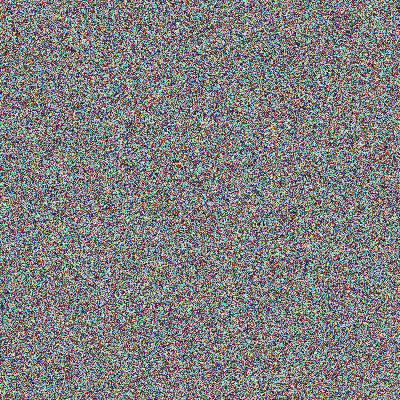
#> input picture src/Validations/imagens-criptografadas/caos_img.png, 400 x 400 px
$ python NPCR.py
#> lines starting #> are read from the running program, lines starting #| are printed output that depends on the picture
### src/modules/crypt_image.py
import numpy as np


# ======== Aplica XOR ========
def aplicar_xor_com_qrng(imagem_processada, matriz_qrng):
    if imagem_processada.shape[:2] != matriz_qrng.shape:
        raise ValueError("A imagem e a matriz QRNG devem ter o mesmo tamanho")
    if imagem_processada.ndim == 3 and imagem_processada.shape[2] == 3:
        xor_resultado = np.empty_like(imagem_processada, dtype=np.uint8)
        for canal in range(3):
            xor_resultado[:, :, canal] = np.bitwise_xor(imagem_processada[:, :, canal], matriz_qrng)
    else:
        xor_resultado = np.bitwise_xor(imagem_processada, matriz_qrng)
    return xor_resultado

# ======== Mapa Caótico ========
def logistic_map(size):
    r = 3.999
    x0 = 0.98892455322743
    x = x0
    seq = []
    for _ in range(size):
        x = r * x * (1 - x)
        seq.append(x)
    return np.array(seq)

# [13 lines left out: function aplicar_lm, not called in this run]


# [11 lines of commented-out code are left out]
def _diffuse_mod256(img: np.ndarray, ks2d: np.ndarray) -> np.ndarray:
    """
    Difusão simples: varredura raster com feedback.
    - img: uint8 HxW ou HxWx3
    - ks2d: uint8 HxW (keystream/matriz)
    Retorna uint8 com forte difusão.
    """
    if img.shape[:2] != ks2d.shape:
        raise ValueError("difusão: ks2d deve ter o mesmo HxW da imagem.")
    h, w = img.shape[:2]
    out = img.astype(np.uint16).copy()
    ks = ks2d.astype(np.uint16)

    if img.ndim == 2:
        prev = 0
        for y in range(h):
            for x in range(w):
                out[y, x] = (out[y, x] + ks[y, x] + prev) % 256
                prev = out[y, x]
        prev = 0
        for y in range(h-1, -1, -1):
            for x in range(w-1, -1, -1):
                out[y, x] = (out[y, x] + ks[y, x] + prev) % 256
                prev = out[y, x]
    else:
        C = img.shape[2]
        prev = np.zeros(C, dtype=np.uint16)
        for y in range(h):
            for x in range(w):
                out[y, x] = (out[y, x] + ks[y, x] + prev) % 256
                prev = out[y, x]
        prev = np.zeros(C, dtype=np.uint16)
        for y in range(h-1, -1, -1):
            for x in range(w-1, -1, -1):
                out[y, x] = (out[y, x] + ks[y, x] + prev) % 256
                prev = out[y, x]
    return out.astype(np.uint8)


def aplicar_confusao_difusao(imagem: np.ndarray, matriz_qrng: np.ndarray):
    """
    Mantém sua permutação caótica (confusão) e adiciona difusão com feedback.
    - Usa mesma sequência/índices para qualquer imagem do par (NPCR).
    - Usa matriz_qrng como keystream de difusão (uint8 HxW).
    """
    h, w = imagem.shape[:2]
    total = h * w

    # 1) Confusão (permutação) – exatamente sua lógica
    chaos_seq = logistic_map(total)
    indices = np.argsort(chaos_seq)
    if imagem.ndim == 3:
        canais = [imagem[:, :, c].flatten()[indices].reshape(h, w) for c in range(imagem.shape[2])]
        permutada = np.stack(canais, axis=2)
    else:
        permutada = imagem.flatten()[indices].reshape(h, w)

    ks = matriz_qrng
    if ks.dtype != np.uint8:
        ks = np.clip(ks, 0, 255).astype(np.uint8)

    cifrada = _diffuse_mod256(permutada, ks)
    return cifrada, chaos_seq, indices


# ======== Desfazer Mapa ========
# [24 lines left out: functions desfazer_lm, recuperar_imagem, not called in this run]

### src/Validations/NPCR.py
# upload_preprocess_e_matriz_npcr.py
from __future__ import annotations
from pathlib import Path
from tkinter import Tk, filedialog
import numpy as np
import cv2, sys, random
import matplotlib.pyplot as plt

# === resolver caminho para TCC/src e importar seus módulos ===
SRC_DIR = Path(__file__).resolve().parents[1]  # .../TCC/src
sys.path.insert(0, str(SRC_DIR))
from modules.crypt_image import (
    aplicar_xor_com_qrng,
    aplicar_confusao_difusao,
)

TARGET_SIZE = 400  # recorte central 400x400

# ---------- upload ----------
def pick_file(title: str, patterns="*.png;*.jpg;*.jpeg;*.bmp;*.tiff;*.npy") -> Path | None:
    root = Tk(); root.withdraw()
    fpath = filedialog.askopenfilename(
        title=title,
        filetypes=[
            ("Arquivos suportados", patterns),
            ("Imagens", "*.png;*.jpg;*.jpeg;*.bmp;*.tiff"),
            ("NumPy array", "*.npy"),
            ("Todos", "*.*"),
        ],
    )
    root.update(); root.destroy()
    return Path(fpath) if fpath else None

# ---------- IO / pré-processamento ----------
def load_image_color(path: Path) -> np.ndarray:
    bgr = cv2.imread(str(path), cv2.IMREAD_COLOR)
    if bgr is None:
        raise ValueError("Não foi possível abrir a imagem.")
    return cv2.cvtColor(bgr, cv2.COLOR_BGR2RGB)

def preprocess_image_center(img_rgb: np.ndarray, target: int = TARGET_SIZE) -> np.ndarray:
    h, w = img_rgb.shape[:2]
    s = min(target, h, w)
    y0 = (h - s) // 2
    x0 = (w - s) // 2
    return img_rgb[y0:y0+s, x0:x0+s]

def load_matrix(path: Path) -> np.ndarray:
    ext = path.suffix.lower()
    if ext == ".npy":
        arr = np.load(str(path), allow_pickle=False).squeeze()
        if not isinstance(arr, np.ndarray):
            raise ValueError("O arquivo .npy não contém um ndarray.")
        return arr
    else:
        gray = cv2.imread(str(path), cv2.IMREAD_GRAYSCALE)
        if gray is None:
            raise ValueError("Não foi possível abrir a matriz/figura.")
        return gray

def normalize_to_uint8(arr: np.ndarray) -> np.ndarray:
    if arr.dtype == np.uint8 and arr.min() >= 0 and arr.max() <= 255:
        return arr
    arr = arr.astype(np.float32)
    mn, mx = float(np.min(arr)), float(np.max(arr))
    if mx == mn:
        return np.zeros_like(arr, dtype=np.uint8)
    scaled = (arr - mn) / (mx - mn) * 255.0
    return np.clip(scaled, 0, 255).astype(np.uint8)

def shapes_hw(arr: np.ndarray) -> tuple[int, int]:
    return arr.shape[:2]

def perturbar_pixel_aleatorio(img: np.ndarray) -> np.ndarray:
    p = img.copy()
    y = random.randint(0, img.shape[0]-1)
    x = random.randint(0, img.shape[1]-1)
    if img.ndim == 3:
        canal = random.randint(0, img.shape[2]-1)
        p[y, x, canal] = (int(p[y, x, canal]) ^ 0x01) % 256
    else:
        p[y, x] = (int(p[y, x]) ^ 0x01) % 256
    return p

def npcr(a: np.ndarray, b: np.ndarray) -> float:
    if shapes_hw(a) != shapes_hw(b):
        raise ValueError("NPCR: imagens com tamanhos diferentes.")
    H, W = shapes_hw(a)
    if a.ndim == 3 and b.ndim == 3:
        diff = np.any(a != b, axis=2).astype(np.uint8)
    else:
        diff = (a != b).astype(np.uint8)
    return float(diff.sum()) / float(H * W) * 100.0

# ---------- main ----------
def main():
    try:
        print("Selecione a IMAGEM para pré-processar")
        p_img = pick_file("Selecione a IMAGEM", patterns="*.png;*.jpg;*.jpeg;*.bmp;*.tiff")
#> the answer given: imagens-criptografadas/caos_img.png
        if not p_img:
            print("Erro: nenhuma imagem selecionada.")
            return

        print("Selecione a MATRIZ (.npy ou imagem)")
        p_mat = pick_file("Selecione a MATRIZ (.npy ou imagem)")
#> the answer given: imagens-criptografadas/imagem_1.png
        if not p_mat:
            print("Erro: nenhuma matriz selecionada.")
            return

        img_rgb = load_image_color(p_img)
#> in load_image_color, bgr is the input picture: shape (400, 400, 3); mean B, G, R 127.3, 127.2, 127.4
        img_proc = preprocess_image_center(img_rgb, TARGET_SIZE)
        H, W = shapes_hw(img_proc)
#> H = 400; W = 400

        mat = load_matrix(p_mat)
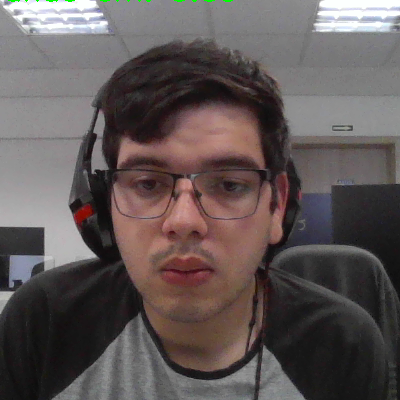
#> input picture src/Validations/imagens-criptografadas/imagem_1.png, 400 x 400 px
#> in load_matrix, `gray = cv2.imread(str(path), cv2.IMREAD_GRAYSCALE)`:
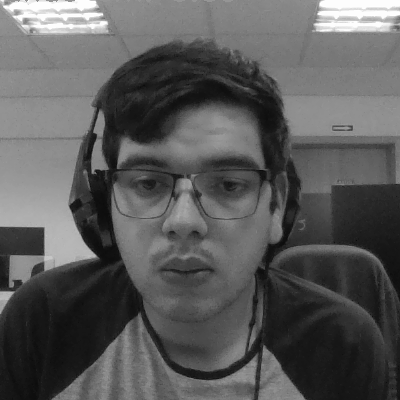
#> gray: shape (400, 400); min 8, max 255, mean 89.5
        if mat.ndim == 3:
            mat = normalize_to_uint8(mat)[..., 0]
        if shapes_hw(mat) != (H, W):
            print(f"Erro: a matriz tem tamanho {shapes_hw(mat)} e a imagem {H,W}.")
            return
        if mat.dtype != np.uint8:
            mat = normalize_to_uint8(mat)

        n = int(input("Total de repetições do teste: "))
#> the answer given: 3
#> n = 3

        resultados = []
        for i in range(1, n+1):
            img_pert = perturbar_pixel_aleatorio(img_proc)
            xor_a = aplicar_xor_com_qrng(img_proc, mat)
            xor_b = aplicar_xor_com_qrng(img_pert, mat)
            cdf_a, _, _ = aplicar_confusao_difusao(xor_a, mat)
            cdf_b, _, _ = aplicar_confusao_difusao(xor_b, mat)
            valor = npcr(normalize_to_uint8(cdf_a), normalize_to_uint8(cdf_b))
            resultados.append(valor)
            print(f"{i} -- NPCR = {valor:.4f}%")
#> this loop made 3 passes
#> valor on passes 1 to 3: 99.84, 99.79, 99.79
#| 1 -- NPCR = 99.8438%
#| 2 -- NPCR = 99.7881%
#| 3 -- NPCR = 99.7856%
#> pass 1, in main, `xor_a = aplicar_xor_com_qrng(img_proc, mat)`:
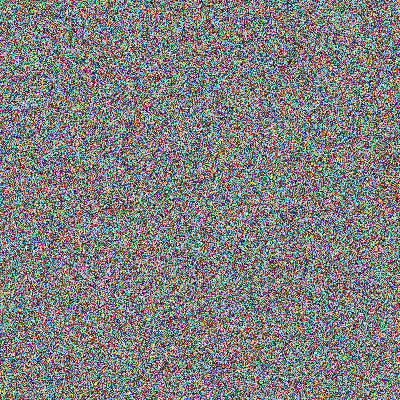
#> xor_a: shape (400, 400, 3); mean R, G, B 127.7, 127.5, 127.3
#> pass 1, in aplicar_confusao_difusao, `permutada = np.stack(canais, axis=2)`:
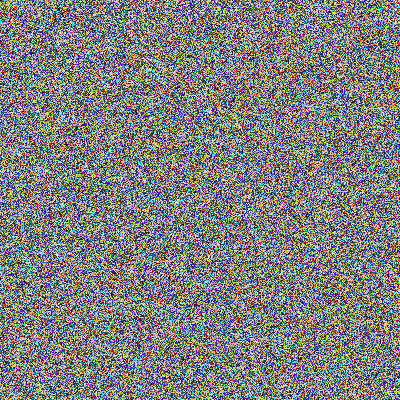
#> permutada: shape (400, 400, 3); mean of channels 0, 1, 2 127.7, 127.5, 127.3; drawn as B, G, R
#> after the loop:
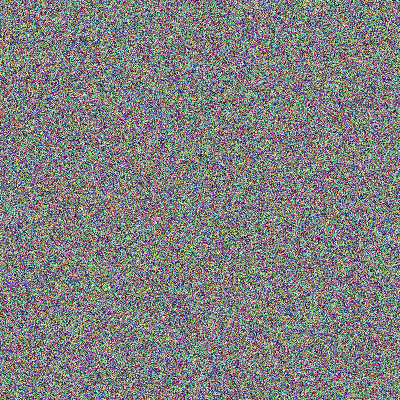
#> cdf_a: shape (400, 400, 3); mean R, G, B 127.4, 127.4, 127.1
#> after the loop:
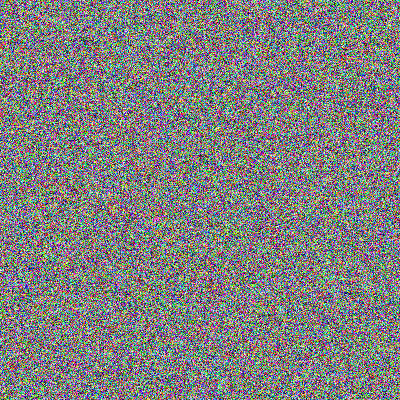
#> cdf_b: shape (400, 400, 3); mean R, G, B 127.4, 127.8, 127.1
#> after the loop, resultados = [99.84, 99.79, 99.79]

        media = np.mean(resultados)
#> media = 99.81
        minimo = np.min(resultados)
#> minimo = 99.79
        maximo = np.max(resultados)
#> maximo = 99.84
        print(f"\nMédia final NPCR em {n} execuções: {media:.4f}%")
#| Média final NPCR em 3 execuções: 99.8058%
        print(f"Valor mínimo: {minimo:.4f}%")
#| Valor mínimo: 99.7856%
        print(f"Valor máximo: {maximo:.4f}%")
#| Valor máximo: 99.8438%

        # --------- PLOT ÚNICO ---------
        plt.figure(figsize=(10,5))
        plt.plot(resultados, marker="o", markersize=3, linestyle="-", color="blue")
        plt.xlabel("Execução")
        plt.ylabel("NPCR (%)")
        plt.title(f"NPCR ao longo de {n} interações com QRNG Simulado\nMédia={media:.4f}% | Min={minimo:.4f}% | Max={maximo:.4f}%")
        plt.grid(True, linestyle="--", alpha=0.6)
        plt.tight_layout()
        plt.show()
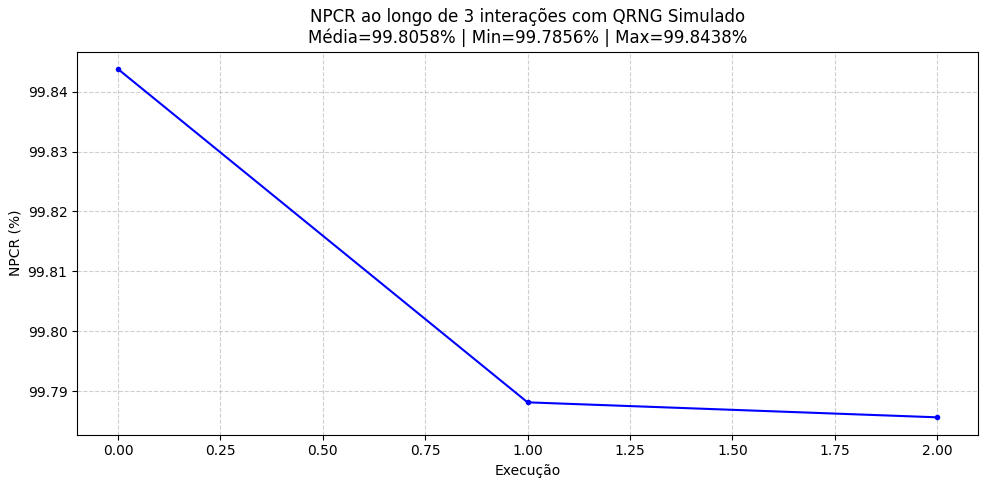
#> figure drawn by matplotlib, 1 panel

    except Exception as e:
        print(f"Erro: {e}")

if __name__ == "__main__":
    main()
